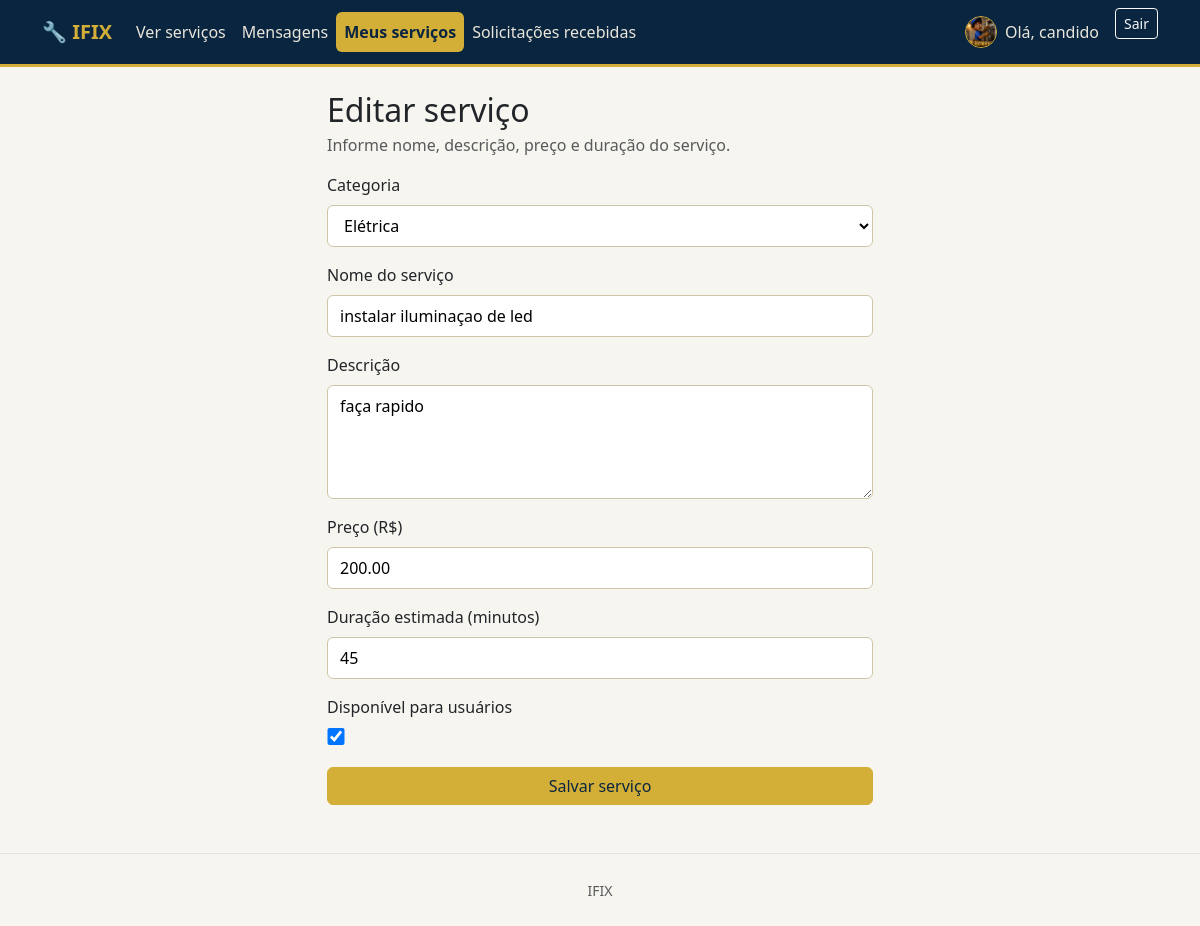
Screenshot of /servicos/profissional/3/editar/ (signed in) with the database file from the repository.
### accounts/models.py (models this page shows, shortened)
class Profile(models.Model):
    TIPO_USUARIO = 'usuario'
    TIPO_PROFISSIONAL = 'profissional'
    TIPO_CHOICES = (
        (TIPO_USUARIO, 'Usuário'),
        (TIPO_PROFISSIONAL, 'Profissional'),
    )
    user = models.OneToOneField(
        settings.AUTH_USER_MODEL,
        on_delete=models.CASCADE,
        related_name='profile',
    )
    tipo = models.CharField(max_length=15, choices=TIPO_CHOICES, verbose_name='Tipo de conta')
    telefone = models.CharField(max_length=20, blank=True, verbose_name='Telefone')
    endereco = models.CharField(max_length=255, blank=True, verbose_name='Endereço')
    numero = models.CharField(max_length=10, blank=True, verbose_name='Número')
    complemento = models.CharField(max_length=100, blank=True, verbose_name='Complemento')
    foto = models.FileField(upload_to='fotos_perfil/', blank=True, verbose_name='Foto de perfil')
    especialidade = models.CharField(
        max_length=255, blank=True,
        verbose_name='Especialidade/Área de atuação',
        help_text='Preenchido apenas para contas de profissionais.',
    )
    criado_em = models.DateTimeField(auto_now_add=True)
    class Meta:
        verbose_name = 'Perfil'
        verbose_name_plural = 'Perfis'
    @property
    def is_profissional(self):
        return self.tipo == self.TIPO_PROFISSIONAL
    @property
    def is_usuario(self):
        return self.tipo == self.TIPO_USUARIO

### services/models.py (models this page shows, shortened)
class Servico(models.Model):
    profissional = models.ForeignKey(
        settings.AUTH_USER_MODEL,
        on_delete=models.CASCADE,
        related_name='servicos',
        limit_choices_to={'profile__tipo': 'profissional'},
    )
    categoria = models.ForeignKey(
        CategoriaServico,
        on_delete=models.PROTECT,
        related_name='servicos',
    )
    nome = models.CharField(max_length=150, verbose_name='Nome do serviço')  # P4
    descricao = models.TextField(verbose_name='Descrição')  # P5
    preco = models.DecimalField(max_digits=10, decimal_places=2, verbose_name='Preço (R$)')  # P6
    duracao_minutos = models.PositiveIntegerField(verbose_name='Duração estimada (minutos)')  # P7
    disponivel = models.BooleanField(default=True, verbose_name='Disponível para usuários')  # P9
    criado_em = models.DateTimeField(auto_now_add=True)
    atualizado_em = models.DateTimeField(auto_now=True)
    class Meta:
        verbose_name = 'Serviço'
        verbose_name_plural = 'Serviços'
        ordering = ['-criado_em']

### services/views.py (the view)
# urls.py: path('profissional/<int:pk>/editar/', views.servico_editar, name='servico_editar'),
@professional_required
def servico_editar(request, pk):
    servico = get_object_or_404(Servico, pk=pk, profissional=request.user)
    if request.method == 'POST':
        form = ServicoForm(request.POST, instance=servico)
        if form.is_valid():
            form.save()
            messages.success(request, 'Serviço atualizado com sucesso!')
            return redirect('services:meus_servicos')
    else:
        form = ServicoForm(instance=servico)
    return render(request, 'services/servico_form.html', {'form': form, 'modo': 'editar', 'servico': servico})

### services/forms.py
class ServicoForm(forms.ModelForm):
    class Meta:
        model = Servico
        fields = ['categoria', 'nome', 'descricao', 'preco', 'duracao_minutos', 'disponivel']
        labels = {
            'categoria': 'Categoria',
            'nome': 'Nome do serviço',
            'descricao': 'Descrição',
            'preco': 'Preço (R$)',
            'duracao_minutos': 'Duração estimada (minutos)',
            'disponivel': 'Disponível para usuários',
        }
        widgets = {
            'descricao': forms.Textarea(attrs={'rows': 4}),
        }

### services/context_processors.py (called while the page is built)
def notificacoes_mensagens(request):
    if not request.user.is_authenticated:
        return {
            'mensagens_nao_lidas': [],
            'total_mensagens_nao_lidas': 0,
            'total_solicitacoes_pendentes': 0,
        }
    mensagens = MensagemSolicitacao.objects.filter(
        Q(solicitacao__usuario=request.user)
        | Q(solicitacao__servico__profissional=request.user),
        lida=False,
    ).exclude(autor=request.user).select_related('solicitacao', 'solicitacao__servico', 'autor')
    return {
        'mensagens_nao_lidas': mensagens[:5],
        'total_mensagens_nao_lidas': mensagens.count(),
        'total_solicitacoes_pendentes': SolicitacaoServico.objects.filter(
            servico__profissional=request.user,
            status=SolicitacaoServico.STATUS_PENDENTE,
        ).count(),
    }

### services/models.py (called while the page is built)
    def __str__(self):
        return self.nome

### services/templates/services/servico_form.html (shortened to what this page needs)
{% extends "base.html" %}
{% block content %}
<div class="row justify-content-center">
    <div class="col-md-6">
        <h2 class="mb-1">{% if modo == 'criar' %}Adicionar serviço{% else %}Editar serviço{% endif %}</h2>
        <p class="text-muted">Informe nome, descrição, preço e duração do serviço.</p>
        <form method="post">
            {% for field in form %}
                <div class="mb-3">
                    <label class="form-label">{{ field.label }}</label>
                    <div>{{ field }}</div>
                </div>
            {% endfor %}
            <button type="submit" class="btn btn-success w-100">Salvar serviço</button>
        </form>
    </div>
</div>
{% endblock %}

### templates/base.html (shortened to what this page needs)
{% load static %}
<!DOCTYPE html>
<html lang="pt-br">
<head>
    <link href="https://cdn.jsdelivr.net/npm/bootstrap@5.3.3/dist/css/bootstrap.min.css" rel="stylesheet">
    <link href="{% static 'css/style.css' %}?v=3" rel="stylesheet">
</head>
<body>
<nav class="navbar navbar-expand-lg navbar-dark bg-dark mb-4">
    <div class="container">
        <a class="navbar-brand fw-bold" href="{% url 'home' %}">🔧 IFIX</a>
        <div class="collapse navbar-collapse" id="nav">
            <ul class="navbar-nav me-auto">
                <li class="nav-item">
                    <a class="nav-link " href="{% url 'services:servico_list' %}">Ver serviços</a>
                </li>
                {% if user.is_authenticated %}
                    <li class="nav-item">
                        <a class="nav-link {% if '/servicos/mensagens/' in request.path or '/servicos/solicitacao/' in request.path %}active{% endif %}" href="{% url 'services:mensagens' %}">
                            Mensagens{% if total_mensagens_nao_lidas %} <span class="badge text-bg-danger">{{ total_mensagens_nao_lidas }}</span>{% endif %}
                        </a>
                    </li>
                {% endif %}
                {% if user.is_authenticated and user.profile.is_profissional %}
                    <li class="nav-item"><a class="nav-link {% if request.resolver_match.url_name == 'meus_servicos' or request.resolver_match.url_name == 'servico_criar' or request.resolver_match.url_name == 'servico_editar' %}active{% endif %}" href="{% url 'services:meus_servicos' %}">Meus serviços</a></li>
                    <li class="nav-item">
                        <a class="nav-link " href="{% url 'services:solicitacoes_recebidas' %}">
                            Solicitações recebidas{% if total_solicitacoes_pendentes %} <span class="badge text-bg-danger">{{ total_solicitacoes_pendentes }}</span>{% endif %}
                        </a>
                    </li>
                {% endif %}
            </ul>
            <ul class="navbar-nav">
                {% if user.is_authenticated %}
                    <li class="nav-item">
                        <a class="nav-link d-flex align-items-center gap-2 {% if request.resolver_match.url_name == 'profile_edit' %}active{% endif %}" href="{% url 'accounts:profile_edit' %}">
                            {% if user.profile.foto %}
                                <img src="{{ user.profile.foto.url }}" alt="Foto de perfil" class="profile-avatar">
                            {% else %}
                                <span class="profile-avatar profile-avatar-placeholder" aria-label="Sem foto de perfil">{{ user.username|first|upper }}</span>
                            {% endif %}
                            Olá, {{ user.first_name|default:user.username }}
                        </a>
                    </li>
                    <li class="nav-item">
                        <form method="post" action="{% url 'accounts:logout' %}" class="d-inline">
                            <button type="submit" class="btn btn-outline-light btn-sm ms-2">Sair</button>
                        </form>
                    </li>
                {% endif %}
            </ul>
        </div>
    </div>
</nav>
<div class="container mb-5">
    {% block content %}{% endblock %}
</div>
<footer class="text-center text-muted py-4 border-top">
    <small>IFIX</small>
</footer>
</body>
</html>

### static/css/style.css (style rules this page uses)
:root { --color-blue-dark: #0a2540; --color-blue: #14315c; --color-blue-light: #1f4a86; --color-gold: #d4af37; --color-gold-light: #f1d98b; --color-gold-dark: #a9821f; --color-bg: #f7f5ef; }
body { background-color: var(--color-bg); }
.navbar.bg-dark { background-color: var(--color-blue-dark) !important; border-bottom: 3px solid var(--color-gold); }
.navbar-brand { color: var(--color-gold) !important; }
.profile-avatar { display: block; width: 32px; height: 32px; border-radius: 50%; object-fit: cover; overflow: hidden; border: 1px solid var(--color-gold); }
.navbar .nav-link { color: #eae6da !important; }
.navbar .nav-item .nav-link.active { font-weight: 700; background-color: var(--color-gold) !important; color: var(--color-blue-dark) !important; border-radius: 0.375rem; }
.btn-success, .btn-outline-success { color: var(--color-gold-dark); border-color: var(--color-gold); background-color: transparent; }
.btn-success { color: var(--color-blue-dark); background-color: var(--color-gold); border-color: var(--color-gold); }
form input[type="text"], form input[type="email"], form input[type="password"], form input[type="number"], form input[type="tel"], form textarea, form select { display: block; width: 100%; padding: 0.5rem 0.75rem; border: 1px solid #cfc6a8; border-radius: 0.375rem; background-color: #fff; }
form input[type="checkbox"] { width: 1.1em; height: 1.1em; }

### rows the page displays
Servico: form "Elétrica" "instalar iluminaçao de led" "faça rapido" "200.00" "45" "☑"

### other values shown
{{ user.first_name|default:user.username }} "candido"
{{ field.label }} "Categoria" "Nome do serviço" "Descrição" "Preço (R$)" "Duração estimada (minutos)" "Disponível para usuários"
